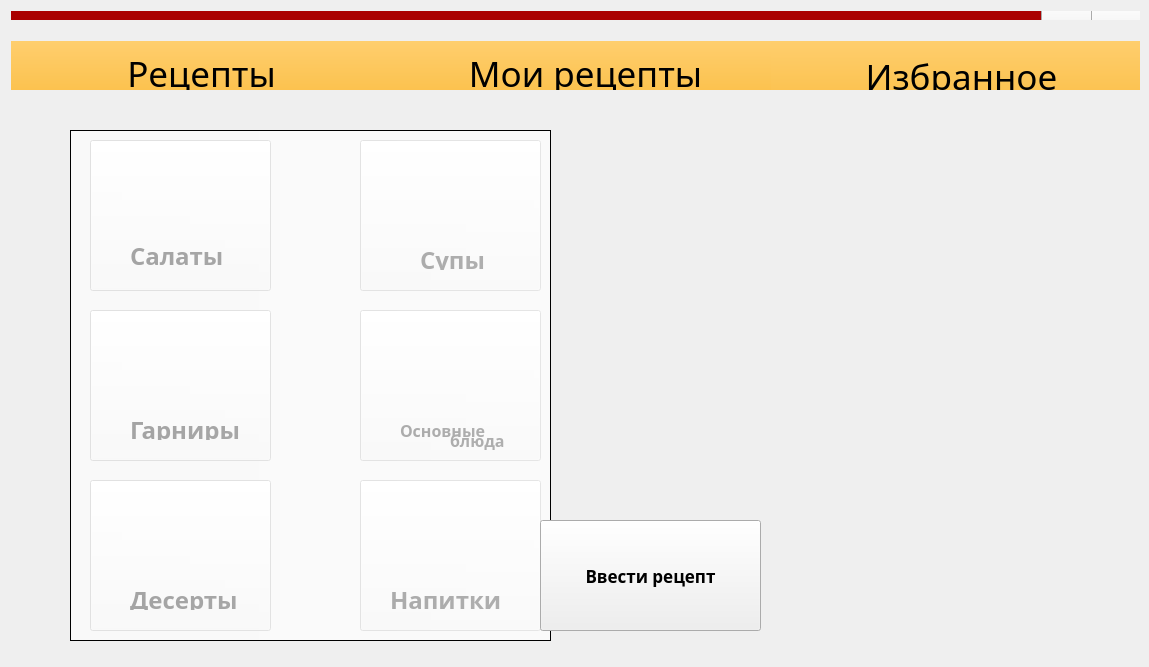
<?xml version="1.0" encoding="UTF-8"?>
<ui version="4.0">
 <class>MainWindow</class>
 <widget class="QMainWindow" name="MainWindow">
  <property name="windowModality">
   <enum>Qt::ApplicationModal</enum>
  </property>
  <property name="enabled">
   <bool>true</bool>
  </property>
  <property name="geometry">
   <rect>
    <x>0</x>
    <y>0</y>
    <width>1149</width>
    <height>667</height>
   </rect>
  </property>
  <property name="font">
   <font>
    <pointsize>18</pointsize>
   </font>
  </property>
  <property name="windowTitle">
   <string>MainWindow</string>
  </property>
  <property name="autoFillBackground">
   <bool>false</bool>
  </property>
  <property name="styleSheet">
   <string notr="true"/>
  </property>
  <widget class="QWidget" name="centralWidget">
   <property name="autoFillBackground">
    <bool>false</bool>
   </property>
   <property name="styleSheet">
    <string>QWidget#centralWidget {background-image: url(:/resource/pictures/main_background.png);}</string>
   </property>
   <widget class="QWidget" name="verticalLayoutWidget">
    <property name="geometry">
     <rect>
      <x>0</x>
      <y>0</y>
      <width>1151</width>
      <height>31</height>
     </rect>
    </property>
    <property name="autoFillBackground">
     <bool>false</bool>
    </property>
    <property name="styleSheet">
     <string>QWidget#widget {background-color: rgb(170, 0, 0);}</string>
    </property>
    <layout class="QVBoxLayout" name="verticalLayout">
     <item>
      <widget class="QWidget" name="widget" native="true">
       <widget class="QPushButton" name="pushButton_2">
        <property name="geometry">
         <rect>
          <x>1030</x>
          <y>-10</y>
          <width>51</width>
          <height>41</height>
         </rect>
        </property>
        <property name="cursor">
         <cursorShape>WhatsThisCursor</cursorShape>
        </property>
        <property name="autoFillBackground">
         <bool>false</bool>
        </property>
        <property name="styleSheet">
         <string notr="true">border-image: url(:/resource/pictures/question.png);</string>
        </property>
        <property name="text">
         <string/>
        </property>
       </widget>
       <widget class="QPushButton" name="pushButton">
        <property name="enabled">
         <bool>true</bool>
        </property>
        <property name="geometry">
         <rect>
          <x>1080</x>
          <y>-10</y>
          <width>71</width>
          <height>51</height>
         </rect>
        </property>
        <property name="cursor">
         <cursorShape>OpenHandCursor</cursorShape>
        </property>
        <property name="autoFillBackground">
         <bool>false</bool>
        </property>
        <property name="styleSheet">
         <string notr="true">border-image: url(:/resource/pictures/close.png);</string>
        </property>
        <property name="text">
         <string/>
        </property>
       </widget>
      </widget>
     </item>
    </layout>
   </widget>
   <widget class="QWidget" name="verticalLayoutWidget_2">
    <property name="geometry">
     <rect>
      <x>0</x>
      <y>30</y>
      <width>1151</width>
      <height>71</height>
     </rect>
    </property>
    <layout class="QVBoxLayout" name="verticalLayout_2">
     <item>
      <widget class="QWidget" name="widget_2" native="true">
       <property name="styleSheet">
        <string notr="true">background-color: rgb(255, 170, 0);
</string>
       </property>
       <widget class="QWidget" name="widget_3" native="true">
        <property name="geometry">
         <rect>
          <x>0</x>
          <y>0</y>
          <width>381</width>
          <height>71</height>
         </rect>
        </property>
        <widget class="QPushButton" name="pushButton_3">
         <property name="geometry">
          <rect>
           <x>-10</x>
           <y>-8</y>
           <width>401</width>
           <height>81</height>
          </rect>
         </property>
         <property name="palette">
          <palette>
           <active>
            <colorrole role="Button">
             <brush brushstyle="SolidPattern">
              <color alpha="255">
               <red>255</red>
               <green>170</green>
               <blue>0</blue>
              </color>
             </brush>
            </colorrole>
            <colorrole role="Text">
             <brush brushstyle="SolidPattern">
              <color alpha="255">
               <red>255</red>
               <green>0</green>
               <blue>0</blue>
              </color>
             </brush>
            </colorrole>
            <colorrole role="Base">
             <brush brushstyle="SolidPattern">
              <color alpha="255">
               <red>255</red>
               <green>170</green>
               <blue>0</blue>
              </color>
             </brush>
            </colorrole>
            <colorrole role="Window">
             <brush brushstyle="SolidPattern">
              <color alpha="255">
               <red>255</red>
               <green>170</green>
               <blue>0</blue>
              </color>
             </brush>
            </colorrole>
           </active>
           <inactive>
            <colorrole role="Button">
             <brush brushstyle="SolidPattern">
              <color alpha="255">
               <red>255</red>
               <green>170</green>
               <blue>0</blue>
              </color>
             </brush>
            </colorrole>
            <colorrole role="Text">
             <brush brushstyle="SolidPattern">
              <color alpha="255">
               <red>255</red>
               <green>0</green>
               <blue>0</blue>
              </color>
             </brush>
            </colorrole>
            <colorrole role="Base">
             <brush brushstyle="SolidPattern">
              <color alpha="255">
               <red>255</red>
               <green>170</green>
               <blue>0</blue>
              </color>
             </brush>
            </colorrole>
            <colorrole role="Window">
             <brush brushstyle="SolidPattern">
              <color alpha="255">
               <red>255</red>
               <green>170</green>
               <blue>0</blue>
              </color>
             </brush>
            </colorrole>
           </inactive>
           <disabled>
            <colorrole role="Button">
             <brush brushstyle="SolidPattern">
              <color alpha="255">
               <red>255</red>
               <green>170</green>
               <blue>0</blue>
              </color>
             </brush>
            </colorrole>
            <colorrole role="Text">
             <brush brushstyle="SolidPattern">
              <color alpha="255">
               <red>120</red>
               <green>120</green>
               <blue>120</blue>
              </color>
             </brush>
            </colorrole>
            <colorrole role="Base">
             <brush brushstyle="SolidPattern">
              <color alpha="255">
               <red>255</red>
               <green>170</green>
               <blue>0</blue>
              </color>
             </brush>
            </colorrole>
            <colorrole role="Window">
             <brush brushstyle="SolidPattern">
              <color alpha="255">
               <red>255</red>
               <green>170</green>
               <blue>0</blue>
              </color>
             </brush>
            </colorrole>
           </disabled>
          </palette>
         </property>
         <property name="font">
          <font>
           <family>Avdira</family>
           <pointsize>26</pointsize>
           <weight>50</weight>
           <italic>false</italic>
           <bold>false</bold>
          </font>
         </property>
         <property name="cursor">
          <cursorShape>OpenHandCursor</cursorShape>
         </property>
         <property name="autoFillBackground">
          <bool>false</bool>
         </property>
         <property name="styleSheet">
          <string notr="true">background-color: rgb(255, 170, 0);</string>
         </property>
         <property name="text">
          <string>Рецепты</string>
         </property>
        </widget>
       </widget>
       <widget class="QWidget" name="widget_4" native="true">
        <property name="geometry">
         <rect>
          <x>380</x>
          <y>0</y>
          <width>381</width>
          <height>71</height>
         </rect>
        </property>
        <widget class="QPushButton" name="pushButton_4">
         <property name="enabled">
          <bool>true</bool>
         </property>
         <property name="geometry">
          <rect>
           <x>-6</x>
           <y>-8</y>
           <width>401</width>
           <height>81</height>
          </rect>
         </property>
         <property name="font">
          <font>
           <family>Avdira</family>
           <pointsize>26</pointsize>
          </font>
         </property>
         <property name="cursor">
          <cursorShape>OpenHandCursor</cursorShape>
         </property>
         <property name="autoFillBackground">
          <bool>false</bool>
         </property>
         <property name="styleSheet">
          <string notr="true">background-color: rgb(255, 170, 0);</string>
         </property>
         <property name="text">
          <string>Мои рецепты</string>
         </property>
        </widget>
       </widget>
       <widget class="QWidget" name="widget_6" native="true">
        <property name="geometry">
         <rect>
          <x>760</x>
          <y>0</y>
          <width>391</width>
          <height>71</height>
         </rect>
        </property>
        <widget class="QPushButton" name="pushButton_5">
         <property name="geometry">
          <rect>
           <x>-10</x>
           <y>-10</y>
           <width>401</width>
           <height>91</height>
          </rect>
         </property>
         <property name="font">
          <font>
           <family>Avdira</family>
           <pointsize>26</pointsize>
          </font>
         </property>
         <property name="cursor">
          <cursorShape>OpenHandCursor</cursorShape>
         </property>
         <property name="autoFillBackground">
          <bool>false</bool>
         </property>
         <property name="styleSheet">
          <string notr="true">background-color: rgb(255, 170, 0);</string>
         </property>
         <property name="text">
          <string>Избранное</string>
         </property>
        </widget>
       </widget>
      </widget>
     </item>
    </layout>
   </widget>
   <widget class="QPushButton" name="salad">
    <property name="geometry">
     <rect>
      <x>90</x>
      <y>140</y>
      <width>181</width>
      <height>151</height>
     </rect>
    </property>
    <property name="cursor">
     <cursorShape>OpenHandCursor</cursorShape>
    </property>
    <property name="autoFillBackground">
     <bool>false</bool>
    </property>
    <property name="styleSheet">
     <string notr="true">QPushButton#salad {border-image: url(:/resource/pictures/sticker.png);}
#salad:hover{
	border-style: solid;
	border-width: 5px;
	border-radius: 1px;
	border-image: url(:/resource/pictures/sticker.png);
}</string>
    </property>
    <widget class="QWidget" name="widget_7" native="true">
     <property name="geometry">
      <rect>
       <x>30</x>
       <y>20</y>
       <width>131</width>
       <height>80</height>
      </rect>
     </property>
     <property name="cursor">
      <cursorShape>OpenHandCursor</cursorShape>
     </property>
     <property name="autoFillBackground">
      <bool>false</bool>
     </property>
     <property name="styleSheet">
      <string notr="true">border-image: url(:/resource/pictures/salad.jpg);</string>
     </property>
    </widget>
   </widget>
   <widget class="QPushButton" name="soup">
    <property name="geometry">
     <rect>
      <x>360</x>
      <y>140</y>
      <width>181</width>
      <height>151</height>
     </rect>
    </property>
    <property name="cursor">
     <cursorShape>OpenHandCursor</cursorShape>
    </property>
    <property name="autoFillBackground">
     <bool>false</bool>
    </property>
    <property name="styleSheet">
     <string notr="true">QPushButton#soup {border-image: url(:/resource/pictures/sticker.png);}
#soup:hover{
	border-style: solid;
	border-width: 5px;
	border-radius: 1px;
	border-image: url(:/resource/pictures/sticker.png);
}</string>
    </property>
    <widget class="QWidget" name="widget_8" native="true">
     <property name="geometry">
      <rect>
       <x>30</x>
       <y>20</y>
       <width>131</width>
       <height>80</height>
      </rect>
     </property>
     <property name="cursor">
      <cursorShape>OpenHandCursor</cursorShape>
     </property>
     <property name="autoFillBackground">
      <bool>false</bool>
     </property>
     <property name="styleSheet">
      <string notr="true">border-image: url(:/resource/pictures/soup.jpg);</string>
     </property>
    </widget>
   </widget>
   <widget class="QPushButton" name="g">
    <property name="geometry">
     <rect>
      <x>90</x>
      <y>310</y>
      <width>181</width>
      <height>151</height>
     </rect>
    </property>
    <property name="cursor">
     <cursorShape>OpenHandCursor</cursorShape>
    </property>
    <property name="autoFillBackground">
     <bool>false</bool>
    </property>
    <property name="styleSheet">
     <string notr="true">QPushButton#g {border-image: url(:/resource/pictures/sticker.png);}
#g:hover{
	border-style: solid;
	border-width: 5px;
	border-radius: 1px;
	border-image: url(:/resource/pictures/sticker.png);
}</string>
    </property>
    <widget class="QWidget" name="widget_9" native="true">
     <property name="geometry">
      <rect>
       <x>30</x>
       <y>20</y>
       <width>131</width>
       <height>80</height>
      </rect>
     </property>
     <property name="cursor">
      <cursorShape>OpenHandCursor</cursorShape>
     </property>
     <property name="autoFillBackground">
      <bool>false</bool>
     </property>
     <property name="styleSheet">
      <string notr="true">border-image: url(:/resource/pictures/g.jpg);</string>
     </property>
    </widget>
   </widget>
   <widget class="QPushButton" name="osn">
    <property name="geometry">
     <rect>
      <x>360</x>
      <y>310</y>
      <width>181</width>
      <height>151</height>
     </rect>
    </property>
    <property name="cursor">
     <cursorShape>OpenHandCursor</cursorShape>
    </property>
    <property name="autoFillBackground">
     <bool>false</bool>
    </property>
    <property name="styleSheet">
     <string notr="true">QPushButton#osn {border-image: url(:/resource/pictures/sticker.png);}
#osn:hover{
	border-style: solid;
	border-width: 5px;
	border-radius: 1px;
	border-image: url(:/resource/pictures/sticker.png);
}</string>
    </property>
    <widget class="QWidget" name="widget_10" native="true">
     <property name="geometry">
      <rect>
       <x>30</x>
       <y>20</y>
       <width>131</width>
       <height>80</height>
      </rect>
     </property>
     <property name="cursor">
      <cursorShape>OpenHandCursor</cursorShape>
     </property>
     <property name="autoFillBackground">
      <bool>false</bool>
     </property>
     <property name="styleSheet">
      <string notr="true">border-image: url(:/resource/pictures/osn.jpg);</string>
     </property>
    </widget>
   </widget>
   <widget class="QPushButton" name="desert">
    <property name="geometry">
     <rect>
      <x>90</x>
      <y>480</y>
      <width>181</width>
      <height>151</height>
     </rect>
    </property>
    <property name="cursor">
     <cursorShape>OpenHandCursor</cursorShape>
    </property>
    <property name="autoFillBackground">
     <bool>false</bool>
    </property>
    <property name="styleSheet">
     <string notr="true">QPushButton#desert {border-image: url(:/resource/pictures/sticker.png);}
#desert:hover{
	border-style: solid;
	border-width: 5px;
	border-radius: 1px;
	border-image: url(:/resource/pictures/sticker.png);
}</string>
    </property>
    <widget class="QWidget" name="widget_11" native="true">
     <property name="geometry">
      <rect>
       <x>30</x>
       <y>20</y>
       <width>131</width>
       <height>80</height>
      </rect>
     </property>
     <property name="cursor">
      <cursorShape>OpenHandCursor</cursorShape>
     </property>
     <property name="autoFillBackground">
      <bool>false</bool>
     </property>
     <property name="styleSheet">
      <string notr="true">border-image: url(:/resource/pictures/des.jpg);</string>
     </property>
    </widget>
   </widget>
   <widget class="QPushButton" name="drinks">
    <property name="geometry">
     <rect>
      <x>360</x>
      <y>480</y>
      <width>181</width>
      <height>151</height>
     </rect>
    </property>
    <property name="cursor">
     <cursorShape>OpenHandCursor</cursorShape>
    </property>
    <property name="autoFillBackground">
     <bool>false</bool>
    </property>
    <property name="styleSheet">
     <string notr="true">QPushButton#drinks {border-image: url(:/resource/pictures/sticker.png);}
#drinks:hover{
	border-style: solid;
	border-width: 5px;
	border-radius: 1px;
	border-image: url(:/resource/pictures/sticker.png);
}</string>
    </property>
    <widget class="QWidget" name="widget_12" native="true">
     <property name="geometry">
      <rect>
       <x>30</x>
       <y>20</y>
       <width>131</width>
       <height>80</height>
      </rect>
     </property>
     <property name="cursor">
      <cursorShape>OpenHandCursor</cursorShape>
     </property>
     <property name="autoFillBackground">
      <bool>false</bool>
     </property>
     <property name="styleSheet">
      <string notr="true">border-image: url(:/resource/pictures/drinks.jpg);
</string>
     </property>
    </widget>
   </widget>
   <widget class="QLabel" name="label_soup">
    <property name="geometry">
     <rect>
      <x>420</x>
      <y>250</y>
      <width>81</width>
      <height>20</height>
     </rect>
    </property>
    <property name="font">
     <font>
      <family>Avdira</family>
      <pointsize>18</pointsize>
      <weight>75</weight>
      <bold>true</bold>
     </font>
    </property>
    <property name="cursor">
     <cursorShape>OpenHandCursor</cursorShape>
    </property>
    <property name="text">
     <string>Супы</string>
    </property>
   </widget>
   <widget class="QLabel" name="label_salad">
    <property name="geometry">
     <rect>
      <x>130</x>
      <y>240</y>
      <width>111</width>
      <height>31</height>
     </rect>
    </property>
    <property name="font">
     <font>
      <family>Avdira</family>
      <pointsize>18</pointsize>
      <weight>75</weight>
      <bold>true</bold>
     </font>
    </property>
    <property name="cursor">
     <cursorShape>OpenHandCursor</cursorShape>
    </property>
    <property name="text">
     <string>Салаты</string>
    </property>
   </widget>
   <widget class="QLabel" name="label_desert">
    <property name="geometry">
     <rect>
      <x>130</x>
      <y>590</y>
      <width>121</width>
      <height>20</height>
     </rect>
    </property>
    <property name="font">
     <font>
      <family>Avdira</family>
      <pointsize>18</pointsize>
      <weight>75</weight>
      <bold>true</bold>
     </font>
    </property>
    <property name="cursor">
     <cursorShape>OpenHandCursor</cursorShape>
    </property>
    <property name="text">
     <string>Десерты</string>
    </property>
   </widget>
   <widget class="QLabel" name="label_drinks">
    <property name="geometry">
     <rect>
      <x>390</x>
      <y>590</y>
      <width>131</width>
      <height>20</height>
     </rect>
    </property>
    <property name="font">
     <font>
      <family>Avdira</family>
      <pointsize>18</pointsize>
      <weight>75</weight>
      <bold>true</bold>
     </font>
    </property>
    <property name="cursor">
     <cursorShape>OpenHandCursor</cursorShape>
    </property>
    <property name="text">
     <string>Напитки</string>
    </property>
   </widget>
   <widget class="QLabel" name="label_g">
    <property name="geometry">
     <rect>
      <x>130</x>
      <y>420</y>
      <width>121</width>
      <height>20</height>
     </rect>
    </property>
    <property name="font">
     <font>
      <family>Avdira</family>
      <pointsize>18</pointsize>
      <weight>75</weight>
      <bold>true</bold>
     </font>
    </property>
    <property name="cursor">
     <cursorShape>OpenHandCursor</cursorShape>
    </property>
    <property name="text">
     <string>Гарниры</string>
    </property>
   </widget>
   <widget class="QLabel" name="label_osn">
    <property name="geometry">
     <rect>
      <x>400</x>
      <y>420</y>
      <width>111</width>
      <height>20</height>
     </rect>
    </property>
    <property name="font">
     <font>
      <family>Avdira</family>
      <pointsize>12</pointsize>
      <weight>75</weight>
      <bold>true</bold>
     </font>
    </property>
    <property name="cursor">
     <cursorShape>OpenHandCursor</cursorShape>
    </property>
    <property name="text">
     <string>Основные</string>
    </property>
   </widget>
   <widget class="QLabel" name="label_osn2">
    <property name="geometry">
     <rect>
      <x>450</x>
      <y>430</y>
      <width>81</width>
      <height>20</height>
     </rect>
    </property>
    <property name="font">
     <font>
      <family>Avdira</family>
      <pointsize>12</pointsize>
      <weight>75</weight>
      <bold>true</bold>
     </font>
    </property>
    <property name="cursor">
     <cursorShape>OpenHandCursor</cursorShape>
    </property>
    <property name="text">
     <string>блюда</string>
    </property>
   </widget>
   <widget class="QListWidget" name="listWidget">
    <property name="geometry">
     <rect>
      <x>70</x>
      <y>130</y>
      <width>481</width>
      <height>511</height>
     </rect>
    </property>
    <property name="font">
     <font>
      <family>Bookman Old Style</family>
      <pointsize>12</pointsize>
      <weight>50</weight>
      <bold>false</bold>
     </font>
    </property>
    <property name="contextMenuPolicy">
     <enum>Qt::ActionsContextMenu</enum>
    </property>
    <property name="autoFillBackground">
     <bool>false</bool>
    </property>
    <property name="styleSheet">
     <string notr="true">background-color: qlineargradient(spread:pad, x1:0, y1:0, x2:1, y2:0, stop:0 rgba(255, 255, 255, 162), stop:1 rgba(255, 255, 255, 176));
border-color: qlineargradient(spread:pad, x1:0, y1:0, x2:1, y2:0, stop:0 rgba(255, 255, 255, 162), stop:1 rgba(255, 255, 255, 176));</string>
    </property>
    <property name="horizontalScrollBarPolicy">
     <enum>Qt::ScrollBarAlwaysOff</enum>
    </property>
    <property name="sizeAdjustPolicy">
     <enum>QAbstractScrollArea::AdjustIgnored</enum>
    </property>
    <property name="verticalScrollMode">
     <enum>QAbstractItemView::ScrollPerItem</enum>
    </property>
   </widget>
   <widget class="QPushButton" name="pushButton_6">
    <property name="geometry">
     <rect>
      <x>540</x>
      <y>520</y>
      <width>221</width>
      <height>111</height>
     </rect>
    </property>
    <property name="font">
     <font>
      <family>Avdira</family>
      <pointsize>13</pointsize>
      <weight>75</weight>
      <bold>true</bold>
     </font>
    </property>
    <property name="cursor">
     <cursorShape>OpenHandCursor</cursorShape>
    </property>
    <property name="autoFillBackground">
     <bool>false</bool>
    </property>
    <property name="styleSheet">
     <string>QPushButton#pushButton_6 {border-image: url(:/resource/pictures/button.png);}</string>
    </property>
    <property name="text">
     <string>Ввести рецепт</string>
    </property>
   </widget>
  </widget>
 </widget>
 <layoutdefault spacing="6" margin="11"/>
 <resources/>
 <connections/>
</ui>
